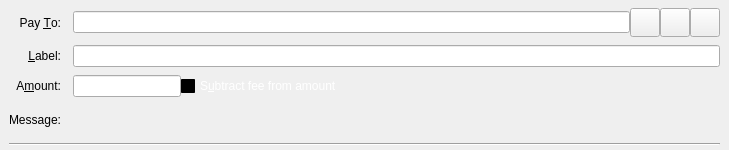
<?xml version="1.0" encoding="UTF-8"?>
<ui version="4.0">
 <class>SendCoinsEntry</class>
 <widget class="QStackedWidget" name="SendCoinsEntry">
  <property name="geometry">
   <rect>
    <x>0</x>
    <y>0</y>
    <width>729</width>
    <height>150</height>
   </rect>
  </property>
  <property name="focusPolicy">
   <enum>Qt::TabFocus</enum>
  </property>
  <property name="autoFillBackground">
   <bool>false</bool>
  </property>
  <widget class="QFrame" name="SendCoins">
   <property name="toolTip">
    <string>This is a normal payment.</string>
   </property>
   <property name="frameShape">
    <enum>QFrame::NoFrame</enum>
   </property>
   <layout class="QGridLayout" name="gridLayout">
    <property name="topMargin">
     <number>8</number>
    </property>
    <property name="bottomMargin">
     <number>4</number>
    </property>
    <property name="horizontalSpacing">
     <number>12</number>
    </property>
    <property name="verticalSpacing">
     <number>8</number>
    </property>
    <item row="0" column="0">
     <widget class="QLabel" name="payToLabel">
      <property name="text">
       <string>Pay &amp;To:</string>
      </property>
      <property name="alignment">
       <set>Qt::AlignRight|Qt::AlignTrailing|Qt::AlignVCenter</set>
      </property>
      <property name="buddy">
       <cstring>payTo</cstring>
      </property>
     </widget>
    </item>
    <item row="0" column="1">
     <layout class="QHBoxLayout" name="payToLayout">
      <property name="spacing">
       <number>0</number>
      </property>
      <item>
       <widget class="QValidatedLineEdit" name="payTo">
        <property name="toolTip">
         <string>The Bitcreds address to send the payment to</string>
        </property>
       </widget>
      </item>
      <item>
       <widget class="QToolButton" name="addressBookButton">
        <property name="toolTip">
         <string>Choose previously used address</string>
        </property>
        <property name="text">
         <string/>
        </property>
        <property name="iconSize">
         <size>
          <width>22</width>
          <height>22</height>
         </size>
        </property>
        <property name="shortcut">
         <string>Alt+A</string>
        </property>
       </widget>
      </item>
      <item>
       <widget class="QToolButton" name="pasteButton">
        <property name="toolTip">
         <string>Paste address from clipboard</string>
        </property>
        <property name="text">
         <string/>
        </property>
        <property name="iconSize">
         <size>
          <width>22</width>
          <height>22</height>
         </size>
        </property>
        <property name="shortcut">
         <string>Alt+P</string>
        </property>
       </widget>
      </item>
      <item>
       <widget class="QToolButton" name="deleteButton">
        <property name="toolTip">
         <string>Remove this entry</string>
        </property>
        <property name="text">
         <string/>
        </property>
        <property name="iconSize">
         <size>
          <width>22</width>
          <height>22</height>
         </size>
        </property>
       </widget>
      </item>
     </layout>
    </item>
    <item row="1" column="0">
     <widget class="QLabel" name="labellLabel">
      <property name="text">
       <string>&amp;Label:</string>
      </property>
      <property name="alignment">
       <set>Qt::AlignRight|Qt::AlignTrailing|Qt::AlignVCenter</set>
      </property>
      <property name="buddy">
       <cstring>addAsLabel</cstring>
      </property>
     </widget>
    </item>
    <item row="1" column="1">
     <widget class="QLineEdit" name="addAsLabel">
      <property name="toolTip">
       <string>Enter a label for this address to add it to the list of used addresses</string>
      </property>
     </widget>
    </item>
    <item row="2" column="0">
     <widget class="QLabel" name="amountLabel">
      <property name="text">
       <string>A&amp;mount:</string>
      </property>
      <property name="alignment">
       <set>Qt::AlignRight|Qt::AlignTrailing|Qt::AlignVCenter</set>
      </property>
      <property name="buddy">
       <cstring>payAmount</cstring>
      </property>
     </widget>
    </item>
    <item row="2" column="1">
     <layout class="QHBoxLayout" name="horizontalLayoutAmount" stretch="0,1">
      <item>
       <widget class="BitcredsAmountField" name="payAmount"/>
      </item>
      <item>
       <widget class="QCheckBox" name="checkboxSubtractFeeFromAmount">
        <property name="palette">
         <palette>
          <active>
           <colorrole role="WindowText">
            <brush brushstyle="SolidPattern">
             <color alpha="255">
              <red>255</red>
              <green>255</green>
              <blue>255</blue>
             </color>
            </brush>
           </colorrole>
           <colorrole role="Button">
            <brush brushstyle="SolidPattern">
             <color alpha="255">
              <red>0</red>
              <green>0</green>
              <blue>0</blue>
             </color>
            </brush>
           </colorrole>
           <colorrole role="Light">
            <brush brushstyle="SolidPattern">
             <color alpha="255">
              <red>0</red>
              <green>0</green>
              <blue>0</blue>
             </color>
            </brush>
           </colorrole>
           <colorrole role="Midlight">
            <brush brushstyle="SolidPattern">
             <color alpha="255">
              <red>0</red>
              <green>0</green>
              <blue>0</blue>
             </color>
            </brush>
           </colorrole>
           <colorrole role="Dark">
            <brush brushstyle="SolidPattern">
             <color alpha="255">
              <red>0</red>
              <green>0</green>
              <blue>0</blue>
             </color>
            </brush>
           </colorrole>
           <colorrole role="Mid">
            <brush brushstyle="SolidPattern">
             <color alpha="255">
              <red>0</red>
              <green>0</green>
              <blue>0</blue>
             </color>
            </brush>
           </colorrole>
           <colorrole role="Text">
            <brush brushstyle="SolidPattern">
             <color alpha="255">
              <red>255</red>
              <green>255</green>
              <blue>255</blue>
             </color>
            </brush>
           </colorrole>
           <colorrole role="BrightText">
            <brush brushstyle="SolidPattern">
             <color alpha="255">
              <red>255</red>
              <green>255</green>
              <blue>255</blue>
             </color>
            </brush>
           </colorrole>
           <colorrole role="ButtonText">
            <brush brushstyle="SolidPattern">
             <color alpha="255">
              <red>255</red>
              <green>255</green>
              <blue>255</blue>
             </color>
            </brush>
           </colorrole>
           <colorrole role="Base">
            <brush brushstyle="SolidPattern">
             <color alpha="255">
              <red>0</red>
              <green>0</green>
              <blue>0</blue>
             </color>
            </brush>
           </colorrole>
           <colorrole role="Window">
            <brush brushstyle="SolidPattern">
             <color alpha="255">
              <red>0</red>
              <green>0</green>
              <blue>0</blue>
             </color>
            </brush>
           </colorrole>
           <colorrole role="Shadow">
            <brush brushstyle="SolidPattern">
             <color alpha="255">
              <red>0</red>
              <green>0</green>
              <blue>0</blue>
             </color>
            </brush>
           </colorrole>
           <colorrole role="AlternateBase">
            <brush brushstyle="SolidPattern">
             <color alpha="255">
              <red>0</red>
              <green>0</green>
              <blue>0</blue>
             </color>
            </brush>
           </colorrole>
           <colorrole role="ToolTipBase">
            <brush brushstyle="SolidPattern">
             <color alpha="255">
              <red>255</red>
              <green>255</green>
              <blue>220</blue>
             </color>
            </brush>
           </colorrole>
           <colorrole role="ToolTipText">
            <brush brushstyle="SolidPattern">
             <color alpha="255">
              <red>0</red>
              <green>0</green>
              <blue>0</blue>
             </color>
            </brush>
           </colorrole>
          </active>
          <inactive>
           <colorrole role="WindowText">
            <brush brushstyle="SolidPattern">
             <color alpha="255">
              <red>255</red>
              <green>255</green>
              <blue>255</blue>
             </color>
            </brush>
           </colorrole>
           <colorrole role="Button">
            <brush brushstyle="SolidPattern">
             <color alpha="255">
              <red>0</red>
              <green>0</green>
              <blue>0</blue>
             </color>
            </brush>
           </colorrole>
           <colorrole role="Light">
            <brush brushstyle="SolidPattern">
             <color alpha="255">
              <red>0</red>
              <green>0</green>
              <blue>0</blue>
             </color>
            </brush>
           </colorrole>
           <colorrole role="Midlight">
            <brush brushstyle="SolidPattern">
             <color alpha="255">
              <red>0</red>
              <green>0</green>
              <blue>0</blue>
             </color>
            </brush>
           </colorrole>
           <colorrole role="Dark">
            <brush brushstyle="SolidPattern">
             <color alpha="255">
              <red>0</red>
              <green>0</green>
              <blue>0</blue>
             </color>
            </brush>
           </colorrole>
           <colorrole role="Mid">
            <brush brushstyle="SolidPattern">
             <color alpha="255">
              <red>0</red>
              <green>0</green>
              <blue>0</blue>
             </color>
            </brush>
           </colorrole>
           <colorrole role="Text">
            <brush brushstyle="SolidPattern">
             <color alpha="255">
              <red>255</red>
              <green>255</green>
              <blue>255</blue>
             </color>
            </brush>
           </colorrole>
           <colorrole role="BrightText">
            <brush brushstyle="SolidPattern">
             <color alpha="255">
              <red>255</red>
              <green>255</green>
              <blue>255</blue>
             </color>
            </brush>
           </colorrole>
           <colorrole role="ButtonText">
            <brush brushstyle="SolidPattern">
             <color alpha="255">
              <red>255</red>
              <green>255</green>
              <blue>255</blue>
             </color>
            </brush>
           </colorrole>
           <colorrole role="Base">
            <brush brushstyle="SolidPattern">
             <color alpha="255">
              <red>0</red>
              <green>0</green>
              <blue>0</blue>
             </color>
            </brush>
           </colorrole>
           <colorrole role="Window">
            <brush brushstyle="SolidPattern">
             <color alpha="255">
              <red>0</red>
              <green>0</green>
              <blue>0</blue>
             </color>
            </brush>
           </colorrole>
           <colorrole role="Shadow">
            <brush brushstyle="SolidPattern">
             <color alpha="255">
              <red>0</red>
              <green>0</green>
              <blue>0</blue>
             </color>
            </brush>
           </colorrole>
           <colorrole role="AlternateBase">
            <brush brushstyle="SolidPattern">
             <color alpha="255">
              <red>0</red>
              <green>0</green>
              <blue>0</blue>
             </color>
            </brush>
           </colorrole>
           <colorrole role="ToolTipBase">
            <brush brushstyle="SolidPattern">
             <color alpha="255">
              <red>255</red>
              <green>255</green>
              <blue>220</blue>
             </color>
            </brush>
           </colorrole>
           <colorrole role="ToolTipText">
            <brush brushstyle="SolidPattern">
             <color alpha="255">
              <red>0</red>
              <green>0</green>
              <blue>0</blue>
             </color>
            </brush>
           </colorrole>
          </inactive>
          <disabled>
           <colorrole role="WindowText">
            <brush brushstyle="SolidPattern">
             <color alpha="255">
              <red>0</red>
              <green>0</green>
              <blue>0</blue>
             </color>
            </brush>
           </colorrole>
           <colorrole role="Button">
            <brush brushstyle="SolidPattern">
             <color alpha="255">
              <red>0</red>
              <green>0</green>
              <blue>0</blue>
             </color>
            </brush>
           </colorrole>
           <colorrole role="Light">
            <brush brushstyle="SolidPattern">
             <color alpha="255">
              <red>0</red>
              <green>0</green>
              <blue>0</blue>
             </color>
            </brush>
           </colorrole>
           <colorrole role="Midlight">
            <brush brushstyle="SolidPattern">
             <color alpha="255">
              <red>0</red>
              <green>0</green>
              <blue>0</blue>
             </color>
            </brush>
           </colorrole>
           <colorrole role="Dark">
            <brush brushstyle="SolidPattern">
             <color alpha="255">
              <red>0</red>
              <green>0</green>
              <blue>0</blue>
             </color>
            </brush>
           </colorrole>
           <colorrole role="Mid">
            <brush brushstyle="SolidPattern">
             <color alpha="255">
              <red>0</red>
              <green>0</green>
              <blue>0</blue>
             </color>
            </brush>
           </colorrole>
           <colorrole role="Text">
            <brush brushstyle="SolidPattern">
             <color alpha="255">
              <red>0</red>
              <green>0</green>
              <blue>0</blue>
             </color>
            </brush>
           </colorrole>
           <colorrole role="BrightText">
            <brush brushstyle="SolidPattern">
             <color alpha="255">
              <red>255</red>
              <green>255</green>
              <blue>255</blue>
             </color>
            </brush>
           </colorrole>
           <colorrole role="ButtonText">
            <brush brushstyle="SolidPattern">
             <color alpha="255">
              <red>0</red>
              <green>0</green>
              <blue>0</blue>
             </color>
            </brush>
           </colorrole>
           <colorrole role="Base">
            <brush brushstyle="SolidPattern">
             <color alpha="255">
              <red>0</red>
              <green>0</green>
              <blue>0</blue>
             </color>
            </brush>
           </colorrole>
           <colorrole role="Window">
            <brush brushstyle="SolidPattern">
             <color alpha="255">
              <red>0</red>
              <green>0</green>
              <blue>0</blue>
             </color>
            </brush>
           </colorrole>
           <colorrole role="Shadow">
            <brush brushstyle="SolidPattern">
             <color alpha="255">
              <red>0</red>
              <green>0</green>
              <blue>0</blue>
             </color>
            </brush>
           </colorrole>
           <colorrole role="AlternateBase">
            <brush brushstyle="SolidPattern">
             <color alpha="255">
              <red>0</red>
              <green>0</green>
              <blue>0</blue>
             </color>
            </brush>
           </colorrole>
           <colorrole role="ToolTipBase">
            <brush brushstyle="SolidPattern">
             <color alpha="255">
              <red>255</red>
              <green>255</green>
              <blue>220</blue>
             </color>
            </brush>
           </colorrole>
           <colorrole role="ToolTipText">
            <brush brushstyle="SolidPattern">
             <color alpha="255">
              <red>0</red>
              <green>0</green>
              <blue>0</blue>
             </color>
            </brush>
           </colorrole>
          </disabled>
         </palette>
        </property>
        <property name="toolTip">
         <string>The fee will be deducted from the amount being sent. The recipient will receive a lower amount of Bitcreds than you enter in the amount field. If multiple recipients are selected, the fee is split equally.</string>
        </property>
        <property name="text">
         <string>S&amp;ubtract fee from amount</string>
        </property>
       </widget>
      </item>
     </layout>
    </item>
    <item row="3" column="0">
     <widget class="QLabel" name="messageLabel">
      <property name="text">
       <string>Message:</string>
      </property>
      <property name="alignment">
       <set>Qt::AlignRight|Qt::AlignTrailing|Qt::AlignVCenter</set>
      </property>
     </widget>
    </item>
    <item row="3" column="1">
     <widget class="QLabel" name="messageTextLabel">
      <property name="toolTip">
       <string>A message that was attached to the Bitcreds: URI which will be stored with the transaction for your reference. Note: This message will not be sent over the Bitcreds network.</string>
      </property>
      <property name="textFormat">
       <enum>Qt::PlainText</enum>
      </property>
     </widget>
    </item>
    <item row="4" column="0" colspan="2">
     <widget class="Line" name="line">
      <property name="orientation">
       <enum>Qt::Horizontal</enum>
      </property>
     </widget>
    </item>
   </layout>
  </widget>
  <widget class="QFrame" name="SendCoins_UnauthenticatedPaymentRequest">
   <property name="palette">
    <palette>
     <active>
      <colorrole role="WindowText">
       <brush brushstyle="SolidPattern">
        <color alpha="255">
         <red>0</red>
         <green>0</green>
         <blue>0</blue>
        </color>
       </brush>
      </colorrole>
      <colorrole role="Button">
       <brush brushstyle="SolidPattern">
        <color alpha="255">
         <red>255</red>
         <green>255</green>
         <blue>127</blue>
        </color>
       </brush>
      </colorrole>
      <colorrole role="Light">
       <brush brushstyle="SolidPattern">
        <color alpha="255">
         <red>255</red>
         <green>255</green>
         <blue>255</blue>
        </color>
       </brush>
      </colorrole>
      <colorrole role="Midlight">
       <brush brushstyle="SolidPattern">
        <color alpha="255">
         <red>255</red>
         <green>255</green>
         <blue>191</blue>
        </color>
       </brush>
      </colorrole>
      <colorrole role="Dark">
       <brush brushstyle="SolidPattern">
        <color alpha="255">
         <red>127</red>
         <green>127</green>
         <blue>63</blue>
        </color>
       </brush>
      </colorrole>
      <colorrole role="Mid">
       <brush brushstyle="SolidPattern">
        <color alpha="255">
         <red>170</red>
         <green>170</green>
         <blue>84</blue>
        </color>
       </brush>
      </colorrole>
      <colorrole role="Text">
       <brush brushstyle="SolidPattern">
        <color alpha="255">
         <red>0</red>
         <green>0</green>
         <blue>0</blue>
        </color>
       </brush>
      </colorrole>
      <colorrole role="BrightText">
       <brush brushstyle="SolidPattern">
        <color alpha="255">
         <red>255</red>
         <green>255</green>
         <blue>255</blue>
        </color>
       </brush>
      </colorrole>
      <colorrole role="ButtonText">
       <brush brushstyle="SolidPattern">
        <color alpha="255">
         <red>0</red>
         <green>0</green>
         <blue>0</blue>
        </color>
       </brush>
      </colorrole>
      <colorrole role="Base">
       <brush brushstyle="SolidPattern">
        <color alpha="255">
         <red>255</red>
         <green>255</green>
         <blue>255</blue>
        </color>
       </brush>
      </colorrole>
      <colorrole role="Window">
       <brush brushstyle="SolidPattern">
        <color alpha="255">
         <red>255</red>
         <green>255</green>
         <blue>127</blue>
        </color>
       </brush>
      </colorrole>
      <colorrole role="Shadow">
       <brush brushstyle="SolidPattern">
        <color alpha="255">
         <red>0</red>
         <green>0</green>
         <blue>0</blue>
        </color>
       </brush>
      </colorrole>
      <colorrole role="AlternateBase">
       <brush brushstyle="SolidPattern">
        <color alpha="255">
         <red>255</red>
         <green>255</green>
         <blue>191</blue>
        </color>
       </brush>
      </colorrole>
      <colorrole role="ToolTipBase">
       <brush brushstyle="SolidPattern">
        <color alpha="255">
         <red>255</red>
         <green>255</green>
         <blue>220</blue>
        </color>
       </brush>
      </colorrole>
      <colorrole role="ToolTipText">
       <brush brushstyle="SolidPattern">
        <color alpha="255">
         <red>0</red>
         <green>0</green>
         <blue>0</blue>
        </color>
       </brush>
      </colorrole>
     </active>
     <inactive>
      <colorrole role="WindowText">
       <brush brushstyle="SolidPattern">
        <color alpha="255">
         <red>0</red>
         <green>0</green>
         <blue>0</blue>
        </color>
       </brush>
      </colorrole>
      <colorrole role="Button">
       <brush brushstyle="SolidPattern">
        <color alpha="255">
         <red>255</red>
         <green>255</green>
         <blue>127</blue>
        </color>
       </brush>
      </colorrole>
      <colorrole role="Light">
       <brush brushstyle="SolidPattern">
        <color alpha="255">
         <red>255</red>
         <green>255</green>
         <blue>255</blue>
        </color>
       </brush>
      </colorrole>
      <colorrole role="Midlight">
       <brush brushstyle="SolidPattern">
        <color alpha="255">
         <red>255</red>
         <green>255</green>
         <blue>191</blue>
        </color>
       </brush>
      </colorrole>
      <colorrole role="Dark">
       <brush brushstyle="SolidPattern">
        <color alpha="255">
         <red>127</red>
         <green>127</green>
         <blue>63</blue>
        </color>
       </brush>
      </colorrole>
      <colorrole role="Mid">
       <brush brushstyle="SolidPattern">
        <color alpha="255">
         <red>170</red>
         <green>170</green>
         <blue>84</blue>
        </color>
       </brush>
      </colorrole>
      <colorrole role="Text">
       <brush brushstyle="SolidPattern">
        <color alpha="255">
         <red>0</red>
         <green>0</green>
         <blue>0</blue>
        </color>
       </brush>
      </colorrole>
      <colorrole role="BrightText">
       <brush brushstyle="SolidPattern">
        <color alpha="255">
         <red>255</red>
         <green>255</green>
         <blue>255</blue>
        </color>
       </brush>
      </colorrole>
      <colorrole role="ButtonText">
       <brush brushstyle="SolidPattern">
        <color alpha="255">
         <red>0</red>
         <green>0</green>
         <blue>0</blue>
        </color>
       </brush>
      </colorrole>
      <colorrole role="Base">
       <brush brushstyle="SolidPattern">
        <color alpha="255">
         <red>255</red>
         <green>255</green>
         <blue>255</blue>
        </color>
       </brush>
      </colorrole>
      <colorrole role="Window">
       <brush brushstyle="SolidPattern">
        <color alpha="255">
         <red>255</red>
         <green>255</green>
         <blue>127</blue>
        </color>
       </brush>
      </colorrole>
      <colorrole role="Shadow">
       <brush brushstyle="SolidPattern">
        <color alpha="255">
         <red>0</red>
         <green>0</green>
         <blue>0</blue>
        </color>
       </brush>
      </colorrole>
      <colorrole role="AlternateBase">
       <brush brushstyle="SolidPattern">
        <color alpha="255">
         <red>255</red>
         <green>255</green>
         <blue>191</blue>
        </color>
       </brush>
      </colorrole>
      <colorrole role="ToolTipBase">
       <brush brushstyle="SolidPattern">
        <color alpha="255">
         <red>255</red>
         <green>255</green>
         <blue>220</blue>
        </color>
       </brush>
      </colorrole>
      <colorrole role="ToolTipText">
       <brush brushstyle="SolidPattern">
        <color alpha="255">
         <red>0</red>
         <green>0</green>
         <blue>0</blue>
        </color>
       </brush>
      </colorrole>
     </inactive>
     <disabled>
      <colorrole role="WindowText">
       <brush brushstyle="SolidPattern">
        <color alpha="255">
         <red>127</red>
         <green>127</green>
         <blue>63</blue>
        </color>
       </brush>
      </colorrole>
      <colorrole role="Button">
       <brush brushstyle="SolidPattern">
        <color alpha="255">
         <red>255</red>
         <green>255</green>
         <blue>127</blue>
        </color>
       </brush>
      </colorrole>
      <colorrole role="Light">
       <brush brushstyle="SolidPattern">
        <color alpha="255">
         <red>255</red>
         <green>255</green>
         <blue>255</blue>
        </color>
       </brush>
      </colorrole>
      <colorrole role="Midlight">
       <brush brushstyle="SolidPattern">
        <color alpha="255">
         <red>255</red>
         <green>255</green>
         <blue>191</blue>
        </color>
       </brush>
      </colorrole>
      <colorrole role="Dark">
       <brush brushstyle="SolidPattern">
        <color alpha="255">
         <red>127</red>
         <green>127</green>
         <blue>63</blue>
        </color>
       </brush>
      </colorrole>
      <colorrole role="Mid">
       <brush brushstyle="SolidPattern">
        <color alpha="255">
         <red>170</red>
         <green>170</green>
         <blue>84</blue>
        </color>
       </brush>
      </colorrole>
      <colorrole role="Text">
       <brush brushstyle="SolidPattern">
        <color alpha="255">
         <red>127</red>
         <green>127</green>
         <blue>63</blue>
        </color>
       </brush>
      </colorrole>
      <colorrole role="BrightText">
       <brush brushstyle="SolidPattern">
        <color alpha="255">
         <red>255</red>
         <green>255</green>
         <blue>255</blue>
        </color>
       </brush>
      </colorrole>
      <colorrole role="ButtonText">
       <brush brushstyle="SolidPattern">
        <color alpha="255">
         <red>127</red>
         <green>127</green>
         <blue>63</blue>
        </color>
       </brush>
      </colorrole>
      <colorrole role="Base">
       <brush brushstyle="SolidPattern">
        <color alpha="255">
         <red>255</red>
         <green>255</green>
         <blue>127</blue>
        </color>
       </brush>
      </colorrole>
      <colorrole role="Window">
       <brush brushstyle="SolidPattern">
        <color alpha="255">
         <red>255</red>
         <green>255</green>
         <blue>127</blue>
        </color>
       </brush>
      </colorrole>
      <colorrole role="Shadow">
       <brush brushstyle="SolidPattern">
        <color alpha="255">
         <red>0</red>
         <green>0</green>
         <blue>0</blue>
        </color>
       </brush>
      </colorrole>
      <colorrole role="AlternateBase">
       <brush brushstyle="SolidPattern">
        <color alpha="255">
         <red>255</red>
         <green>255</green>
         <blue>127</blue>
        </color>
       </brush>
      </colorrole>
      <colorrole role="ToolTipBase">
       <brush brushstyle="SolidPattern">
        <color alpha="255">
         <red>255</red>
         <green>255</green>
         <blue>220</blue>
        </color>
       </brush>
      </colorrole>
      <colorrole role="ToolTipText">
       <brush brushstyle="SolidPattern">
        <color alpha="255">
         <red>0</red>
         <green>0</green>
         <blue>0</blue>
        </color>
       </brush>
      </colorrole>
     </disabled>
    </palette>
   </property>
   <property name="toolTip">
    <string>This is an unauthenticated payment request.</string>
   </property>
   <property name="autoFillBackground">
    <bool>true</bool>
   </property>
   <property name="frameShape">
    <enum>QFrame::NoFrame</enum>
   </property>
   <layout class="QGridLayout" name="gridLayout_is">
    <property name="spacing">
     <number>12</number>
    </property>
    <item row="0" column="0">
     <widget class="QLabel" name="payToLabel_is">
      <property name="text">
       <string>Pay To:</string>
      </property>
      <property name="alignment">
       <set>Qt::AlignRight|Qt::AlignTrailing|Qt::AlignVCenter</set>
      </property>
     </widget>
    </item>
    <item row="0" column="1">
     <layout class="QHBoxLayout" name="payToLayout_is">
      <property name="spacing">
       <number>0</number>
      </property>
      <item>
       <widget class="QLabel" name="payTo_is"/>
      </item>
      <item>
       <widget class="QToolButton" name="deleteButton_is">
        <property name="toolTip">
         <string>Remove this entry</string>
        </property>
        <property name="text">
         <string/>
        </property>
       </widget>
      </item>
     </layout>
    </item>
    <item row="1" column="0">
     <widget class="QLabel" name="memoLabel_is">
      <property name="text">
       <string>Memo:</string>
      </property>
      <property name="alignment">
       <set>Qt::AlignRight|Qt::AlignTrailing|Qt::AlignVCenter</set>
      </property>
     </widget>
    </item>
    <item row="1" column="1">
     <widget class="QLabel" name="memoTextLabel_is">
      <property name="textFormat">
       <enum>Qt::PlainText</enum>
      </property>
     </widget>
    </item>
    <item row="2" column="0">
     <widget class="QLabel" name="amountLabel_is">
      <property name="text">
       <string>A&amp;mount:</string>
      </property>
      <property name="alignment">
       <set>Qt::AlignRight|Qt::AlignTrailing|Qt::AlignVCenter</set>
      </property>
      <property name="buddy">
       <cstring>payAmount_is</cstring>
      </property>
     </widget>
    </item>
    <item row="2" column="1">
     <widget class="BitcredsAmountField" name="payAmount_is">
      <property name="acceptDrops">
       <bool>false</bool>
      </property>
     </widget>
    </item>
   </layout>
  </widget>
  <widget class="QFrame" name="SendCoins_AuthenticatedPaymentRequest">
   <property name="palette">
    <palette>
     <active>
      <colorrole role="WindowText">
       <brush brushstyle="SolidPattern">
        <color alpha="255">
         <red>0</red>
         <green>0</green>
         <blue>0</blue>
        </color>
       </brush>
      </colorrole>
      <colorrole role="Button">
       <brush brushstyle="SolidPattern">
        <color alpha="255">
         <red>140</red>
         <green>232</green>
         <blue>119</blue>
        </color>
       </brush>
      </colorrole>
      <colorrole role="Light">
       <brush brushstyle="SolidPattern">
        <color alpha="255">
         <red>230</red>
         <green>255</green>
         <blue>224</blue>
        </color>
       </brush>
      </colorrole>
      <colorrole role="Midlight">
       <brush brushstyle="SolidPattern">
        <color alpha="255">
         <red>185</red>
         <green>243</green>
         <blue>171</blue>
        </color>
       </brush>
      </colorrole>
      <colorrole role="Dark">
       <brush brushstyle="SolidPattern">
        <color alpha="255">
         <red>70</red>
         <green>116</green>
         <blue>59</blue>
        </color>
       </brush>
      </colorrole>
      <colorrole role="Mid">
       <brush brushstyle="SolidPattern">
        <color alpha="255">
         <red>93</red>
         <green>155</green>
         <blue>79</blue>
        </color>
       </brush>
      </colorrole>
      <colorrole role="Text">
       <brush brushstyle="SolidPattern">
        <color alpha="255">
         <red>0</red>
         <green>0</green>
         <blue>0</blue>
        </color>
       </brush>
      </colorrole>
      <colorrole role="BrightText">
       <brush brushstyle="SolidPattern">
        <color alpha="255">
         <red>155</red>
         <green>255</green>
         <blue>147</blue>
        </color>
       </brush>
      </colorrole>
      <colorrole role="ButtonText">
       <brush brushstyle="SolidPattern">
        <color alpha="255">
         <red>0</red>
         <green>0</green>
         <blue>0</blue>
        </color>
       </brush>
      </colorrole>
      <colorrole role="Base">
       <brush brushstyle="SolidPattern">
        <color alpha="255">
         <red>119</red>
         <green>255</green>
         <blue>233</blue>
        </color>
       </brush>
      </colorrole>
      <colorrole role="Window">
       <brush brushstyle="SolidPattern">
        <color alpha="255">
         <red>140</red>
         <green>232</green>
         <blue>119</blue>
        </color>
       </brush>
      </colorrole>
      <colorrole role="Shadow">
       <brush brushstyle="SolidPattern">
        <color alpha="255">
         <red>0</red>
         <green>0</green>
         <blue>0</blue>
        </color>
       </brush>
      </colorrole>
      <colorrole role="AlternateBase">
       <brush brushstyle="SolidPattern">
        <color alpha="255">
         <red>197</red>
         <green>243</green>
         <blue>187</blue>
        </color>
       </brush>
      </colorrole>
      <colorrole role="NoRole">
       <brush brushstyle="SolidPattern">
        <color alpha="255">
         <red>125</red>
         <green>194</green>
         <blue>122</blue>
        </color>
       </brush>
      </colorrole>
      <colorrole role="ToolTipBase">
       <brush brushstyle="SolidPattern">
        <color alpha="255">
         <red>255</red>
         <green>255</green>
         <blue>220</blue>
        </color>
       </brush>
      </colorrole>
      <colorrole role="ToolTipText">
       <brush brushstyle="SolidPattern">
        <color alpha="255">
         <red>0</red>
         <green>0</green>
         <blue>0</blue>
        </color>
       </brush>
      </colorrole>
     </active>
     <inactive>
      <colorrole role="WindowText">
       <brush brushstyle="SolidPattern">
        <color alpha="255">
         <red>0</red>
         <green>0</green>
         <blue>0</blue>
        </color>
       </brush>
      </colorrole>
      <colorrole role="Button">
       <brush brushstyle="SolidPattern">
        <color alpha="255">
         <red>140</red>
         <green>232</green>
         <blue>119</blue>
        </color>
       </brush>
      </colorrole>
      <colorrole role="Light">
       <brush brushstyle="SolidPattern">
        <color alpha="255">
         <red>230</red>
         <green>255</green>
         <blue>224</blue>
        </color>
       </brush>
      </colorrole>
      <colorrole role="Midlight">
       <brush brushstyle="SolidPattern">
        <color alpha="255">
         <red>185</red>
         <green>243</green>
         <blue>171</blue>
        </color>
       </brush>
      </colorrole>
      <colorrole role="Dark">
       <brush brushstyle="SolidPattern">
        <color alpha="255">
         <red>70</red>
         <green>116</green>
         <blue>59</blue>
        </color>
       </brush>
      </colorrole>
      <colorrole role="Mid">
       <brush brushstyle="SolidPattern">
        <color alpha="255">
         <red>93</red>
         <green>155</green>
         <blue>79</blue>
        </color>
       </brush>
      </colorrole>
      <colorrole role="Text">
       <brush brushstyle="SolidPattern">
        <color alpha="255">
         <red>0</red>
         <green>0</green>
         <blue>0</blue>
        </color>
       </brush>
      </colorrole>
      <colorrole role="BrightText">
       <brush brushstyle="SolidPattern">
        <color alpha="255">
         <red>155</red>
         <green>255</green>
         <blue>147</blue>
        </color>
       </brush>
      </colorrole>
      <colorrole role="ButtonText">
       <brush brushstyle="SolidPattern">
        <color alpha="255">
         <red>0</red>
         <green>0</green>
         <blue>0</blue>
        </color>
       </brush>
      </colorrole>
      <colorrole role="Base">
       <brush brushstyle="SolidPattern">
        <color alpha="255">
         <red>119</red>
         <green>255</green>
         <blue>233</blue>
        </color>
       </brush>
      </colorrole>
      <colorrole role="Window">
       <brush brushstyle="SolidPattern">
        <color alpha="255">
         <red>140</red>
         <green>232</green>
         <blue>119</blue>
        </color>
       </brush>
      </colorrole>
      <colorrole role="Shadow">
       <brush brushstyle="SolidPattern">
        <color alpha="255">
         <red>0</red>
         <green>0</green>
         <blue>0</blue>
        </color>
       </brush>
      </colorrole>
      <colorrole role="AlternateBase">
       <brush brushstyle="SolidPattern">
        <color alpha="255">
         <red>197</red>
         <green>243</green>
         <blue>187</blue>
        </color>
       </brush>
      </colorrole>
      <colorrole role="NoRole">
       <brush brushstyle="SolidPattern">
        <color alpha="255">
         <red>125</red>
         <green>194</green>
         <blue>122</blue>
        </color>
       </brush>
      </colorrole>
      <colorrole role="ToolTipBase">
       <brush brushstyle="SolidPattern">
        <color alpha="255">
         <red>255</red>
         <green>255</green>
         <blue>220</blue>
        </color>
       </brush>
      </colorrole>
      <colorrole role="ToolTipText">
       <brush brushstyle="SolidPattern">
        <color alpha="255">
         <red>0</red>
         <green>0</green>
         <blue>0</blue>
        </color>
       </brush>
      </colorrole>
     </inactive>
     <disabled>
      <colorrole role="WindowText">
       <brush brushstyle="SolidPattern">
        <color alpha="255">
         <red>70</red>
         <green>116</green>
         <blue>59</blue>
        </color>
       </brush>
      </colorrole>
      <colorrole role="Button">
       <brush brushstyle="SolidPattern">
        <color alpha="255">
         <red>140</red>
         <green>232</green>
         <blue>119</blue>
        </color>
       </brush>
      </colorrole>
      <colorrole role="Light">
       <brush brushstyle="SolidPattern">
        <color alpha="255">
         <red>230</red>
         <green>255</green>
         <blue>224</blue>
        </color>
       </brush>
      </colorrole>
      <colorrole role="Midlight">
       <brush brushstyle="SolidPattern">
        <color alpha="255">
         <red>185</red>
         <green>243</green>
         <blue>171</blue>
        </color>
       </brush>
      </colorrole>
      <colorrole role="Dark">
       <brush brushstyle="SolidPattern">
        <color alpha="255">
         <red>70</red>
         <green>116</green>
         <blue>59</blue>
        </color>
       </brush>
      </colorrole>
      <colorrole role="Mid">
       <brush brushstyle="SolidPattern">
        <color alpha="255">
         <red>93</red>
         <green>155</green>
         <blue>79</blue>
        </color>
       </brush>
      </colorrole>
      <colorrole role="Text">
       <brush brushstyle="SolidPattern">
        <color alpha="255">
         <red>70</red>
         <green>116</green>
         <blue>59</blue>
        </color>
       </brush>
      </colorrole>
      <colorrole role="BrightText">
       <brush brushstyle="SolidPattern">
        <color alpha="255">
         <red>155</red>
         <green>255</green>
         <blue>147</blue>
        </color>
       </brush>
      </colorrole>
      <colorrole role="ButtonText">
       <brush brushstyle="SolidPattern">
        <color alpha="255">
         <red>70</red>
         <green>116</green>
         <blue>59</blue>
        </color>
       </brush>
      </colorrole>
      <colorrole role="Base">
       <brush brushstyle="SolidPattern">
        <color alpha="255">
         <red>140</red>
         <green>232</green>
         <blue>119</blue>
        </color>
       </brush>
      </colorrole>
      <colorrole role="Window">
       <brush brushstyle="SolidPattern">
        <color alpha="255">
         <red>140</red>
         <green>232</green>
         <blue>119</blue>
        </color>
       </brush>
      </colorrole>
      <colorrole role="Shadow">
       <brush brushstyle="SolidPattern">
        <color alpha="255">
         <red>0</red>
         <green>0</green>
         <blue>0</blue>
        </color>
       </brush>
      </colorrole>
      <colorrole role="AlternateBase">
       <brush brushstyle="SolidPattern">
        <color alpha="255">
         <red>140</red>
         <green>232</green>
         <blue>119</blue>
        </color>
       </brush>
      </colorrole>
      <colorrole role="NoRole">
       <brush brushstyle="SolidPattern">
        <color alpha="255">
         <red>125</red>
         <green>194</green>
         <blue>122</blue>
        </color>
       </brush>
      </colorrole>
      <colorrole role="ToolTipBase">
       <brush brushstyle="SolidPattern">
        <color alpha="255">
         <red>255</red>
         <green>255</green>
         <blue>220</blue>
        </color>
       </brush>
      </colorrole>
      <colorrole role="ToolTipText">
       <brush brushstyle="SolidPattern">
        <color alpha="255">
         <red>0</red>
         <green>0</green>
         <blue>0</blue>
        </color>
       </brush>
      </colorrole>
     </disabled>
    </palette>
   </property>
   <property name="toolTip">
    <string>This is an authenticated payment request.</string>
   </property>
   <property name="autoFillBackground">
    <bool>true</bool>
   </property>
   <property name="frameShape">
    <enum>QFrame::NoFrame</enum>
   </property>
   <layout class="QGridLayout" name="gridLayout_s">
    <property name="spacing">
     <number>12</number>
    </property>
    <item row="0" column="0">
     <widget class="QLabel" name="payToLabel_s">
      <property name="text">
       <string>Pay To:</string>
      </property>
      <property name="alignment">
       <set>Qt::AlignRight|Qt::AlignTrailing|Qt::AlignVCenter</set>
      </property>
     </widget>
    </item>
    <item row="0" column="1">
     <layout class="QHBoxLayout" name="payToLayout_s">
      <property name="spacing">
       <number>0</number>
      </property>
      <item>
       <widget class="QLabel" name="payTo_s">
        <property name="textFormat">
         <enum>Qt::PlainText</enum>
        </property>
       </widget>
      </item>
      <item>
       <widget class="QToolButton" name="deleteButton_s">
        <property name="toolTip">
         <string>Remove this entry</string>
        </property>
        <property name="text">
         <string/>
        </property>
       </widget>
      </item>
     </layout>
    </item>
    <item row="1" column="0">
     <widget class="QLabel" name="memoLabel_s">
      <property name="text">
       <string>Memo:</string>
      </property>
      <property name="alignment">
       <set>Qt::AlignRight|Qt::AlignTrailing|Qt::AlignVCenter</set>
      </property>
     </widget>
    </item>
    <item row="1" column="1">
     <widget class="QLabel" name="memoTextLabel_s">
      <property name="textFormat">
       <enum>Qt::PlainText</enum>
      </property>
     </widget>
    </item>
    <item row="2" column="0">
     <widget class="QLabel" name="amountLabel_s">
      <property name="text">
       <string>A&amp;mount:</string>
      </property>
      <property name="alignment">
       <set>Qt::AlignRight|Qt::AlignTrailing|Qt::AlignVCenter</set>
      </property>
      <property name="buddy">
       <cstring>payAmount_s</cstring>
      </property>
     </widget>
    </item>
    <item row="2" column="1">
     <widget class="BitcredsAmountField" name="payAmount_s">
      <property name="acceptDrops">
       <bool>false</bool>
      </property>
     </widget>
    </item>
   </layout>
  </widget>
 </widget>
 <customwidgets>
  <customwidget>
   <class>QValidatedLineEdit</class>
   <extends>QLineEdit</extends>
   <header>qvalidatedlineedit.h</header>
  </customwidget>
  <customwidget>
   <class>BitcredsAmountField</class>
   <extends>QLineEdit</extends>
   <header>bitcredsamountfield.h</header>
   <container>1</container>
  </customwidget>
 </customwidgets>
 <tabstops>
  <tabstop>payTo</tabstop>
  <tabstop>addressBookButton</tabstop>
  <tabstop>pasteButton</tabstop>
  <tabstop>deleteButton</tabstop>
  <tabstop>addAsLabel</tabstop>
  <tabstop>payAmount</tabstop>
  <tabstop>payAmount_is</tabstop>
  <tabstop>deleteButton_is</tabstop>
  <tabstop>payAmount_s</tabstop>
  <tabstop>deleteButton_s</tabstop>
 </tabstops>
 <resources>
  <include location="../bitcreds.qrc"/>
 </resources>
 <connections/>
</ui>
